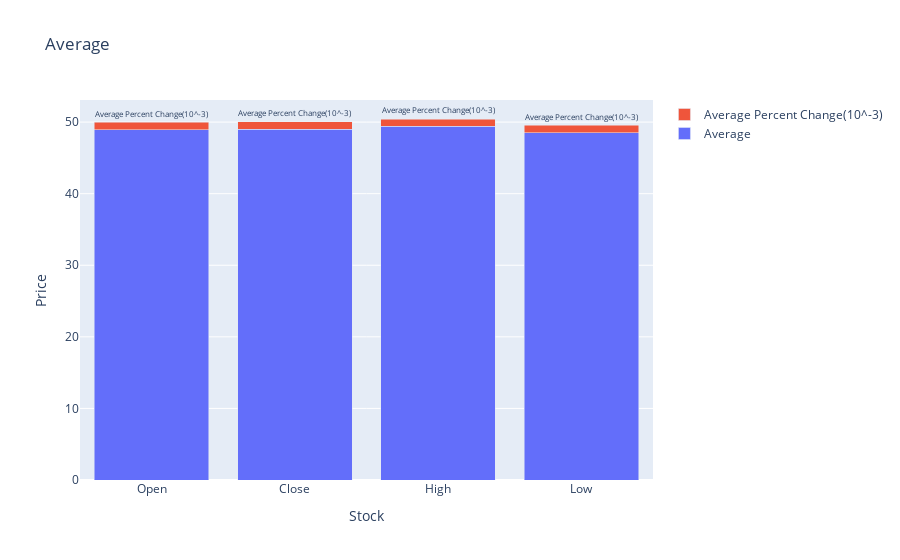

Notebook source saved alongside this figure:
### Code cell
df_t=df.pct_change()
x=df.loc[:,['Open','Close','High','Low']].mean()
x_=df_t.loc[:,['Open','Close','High','Low']].mean()*1000

trace0=go.Bar(
    x=x.index,
    y=x.values,
    name='Average')

trace1=go.Bar(
    x=x_.index,
    y=x_.values,
    text='Average Percent Change(10^-3)',
    name='Average Percent Change(10^-3)',
    )

data=[trace0,trace1]


layout=go.Layout(
title='Average',barmode='stack',
xaxis=dict(title='Stock'),
yaxis=dict(title='Price'),
hovermode='closest'

)
figure=go.Figure(data=data,layout=layout)
iplot(figure)

### Figure 1 — Plotly figure (JSON) as saved in the notebook; plotly's stock layout.template omitted (floating-point values rounded to 4 significant figures)
{"data": [{"name": "Average", "type": "bar", "x": ["Open", "Close", "High", "Low"], "y": [48.95, 48.98, 49.42, 48.51]}, {"name": "Average Percent Change(10^-3)", "text": "Average Percent Change(10^-3)", "type": "bar", "x": ["Open", "Close", "High", "Low"], "y": [1.046, 1.049, 1.015, 1.044]}], "layout": {"barmode": "stack", "hovermode": "closest", "title": {"text": "Average"}, "xaxis": {"title": {"text": "Stock"}}, "yaxis": {"title": {"text": "Price"}}}}
